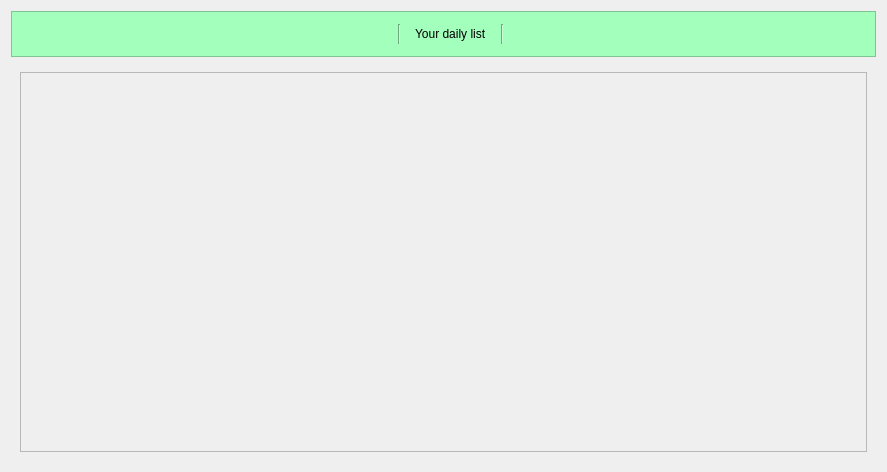
<?xml version="1.0" encoding="UTF-8"?>
<ui version="4.0">
 <class>DailyListSubPage</class>
 <widget class="QWidget" name="DailyListSubPage">
  <property name="enabled">
   <bool>true</bool>
  </property>
  <property name="geometry">
   <rect>
    <x>0</x>
    <y>0</y>
    <width>887</width>
    <height>472</height>
   </rect>
  </property>
  <property name="windowTitle">
   <string>Form</string>
  </property>
  <layout class="QGridLayout" name="gridLayout">
   <item row="0" column="0">
    <widget class="QFrame" name="verticalFrame">
     <property name="sizePolicy">
      <sizepolicy hsizetype="Preferred" vsizetype="Fixed">
       <horstretch>0</horstretch>
       <verstretch>0</verstretch>
      </sizepolicy>
     </property>
     <property name="styleSheet">
      <string notr="true">background-color: #a3ffbc;</string>
     </property>
     <property name="frameShape">
      <enum>QFrame::StyledPanel</enum>
     </property>
     <property name="frameShadow">
      <enum>QFrame::Raised</enum>
     </property>
     <layout class="QVBoxLayout" name="verticalLayout">
      <property name="leftMargin">
       <number>16</number>
      </property>
      <property name="topMargin">
       <number>12</number>
      </property>
      <property name="bottomMargin">
       <number>12</number>
      </property>
      <item>
       <layout class="QHBoxLayout" name="horizontalLayout">
        <property name="spacing">
         <number>14</number>
        </property>
        <property name="leftMargin">
         <number>16</number>
        </property>
        <property name="rightMargin">
         <number>9</number>
        </property>
        <item>
         <spacer name="horizontalSpacer">
          <property name="orientation">
           <enum>Qt::Horizontal</enum>
          </property>
          <property name="sizeHint" stdset="0">
           <size>
            <width>40</width>
            <height>20</height>
           </size>
          </property>
         </spacer>
        </item>
        <item>
         <widget class="Line" name="line">
          <property name="orientation">
           <enum>Qt::Vertical</enum>
          </property>
         </widget>
        </item>
        <item>
         <widget class="QLabel" name="DailyList">
          <property name="text">
           <string>Your daily list</string>
          </property>
         </widget>
        </item>
        <item>
         <widget class="Line" name="line_2">
          <property name="orientation">
           <enum>Qt::Vertical</enum>
          </property>
         </widget>
        </item>
        <item>
         <spacer name="horizontalSpacer_2">
          <property name="orientation">
           <enum>Qt::Horizontal</enum>
          </property>
          <property name="sizeHint" stdset="0">
           <size>
            <width>40</width>
            <height>20</height>
           </size>
          </property>
         </spacer>
        </item>
       </layout>
      </item>
     </layout>
    </widget>
   </item>
   <item row="1" column="0">
    <widget class="QStackedWidget" name="stackedWidget">
     <property name="currentIndex">
      <number>0</number>
     </property>
     <widget class="QWidget" name="page">
      <layout class="QVBoxLayout" name="verticalLayout_5">
       <item>
        <widget class="QScrollArea" name="scrollArea">
         <property name="widgetResizable">
          <bool>true</bool>
         </property>
         <widget class="QWidget" name="Incomes">
          <property name="geometry">
           <rect>
            <x>0</x>
            <y>0</y>
            <width>849</width>
            <height>380</height>
           </rect>
          </property>
          <layout class="QVBoxLayout" name="ItemsLayout_4">
           <item>
            <spacer name="verticalSpacer">
             <property name="orientation">
              <enum>Qt::Vertical</enum>
             </property>
             <property name="sizeHint" stdset="0">
              <size>
               <width>20</width>
               <height>40</height>
              </size>
             </property>
            </spacer>
           </item>
          </layout>
         </widget>
        </widget>
       </item>
      </layout>
     </widget>
    </widget>
   </item>
  </layout>
 </widget>
 <resources/>
 <connections/>
</ui>
